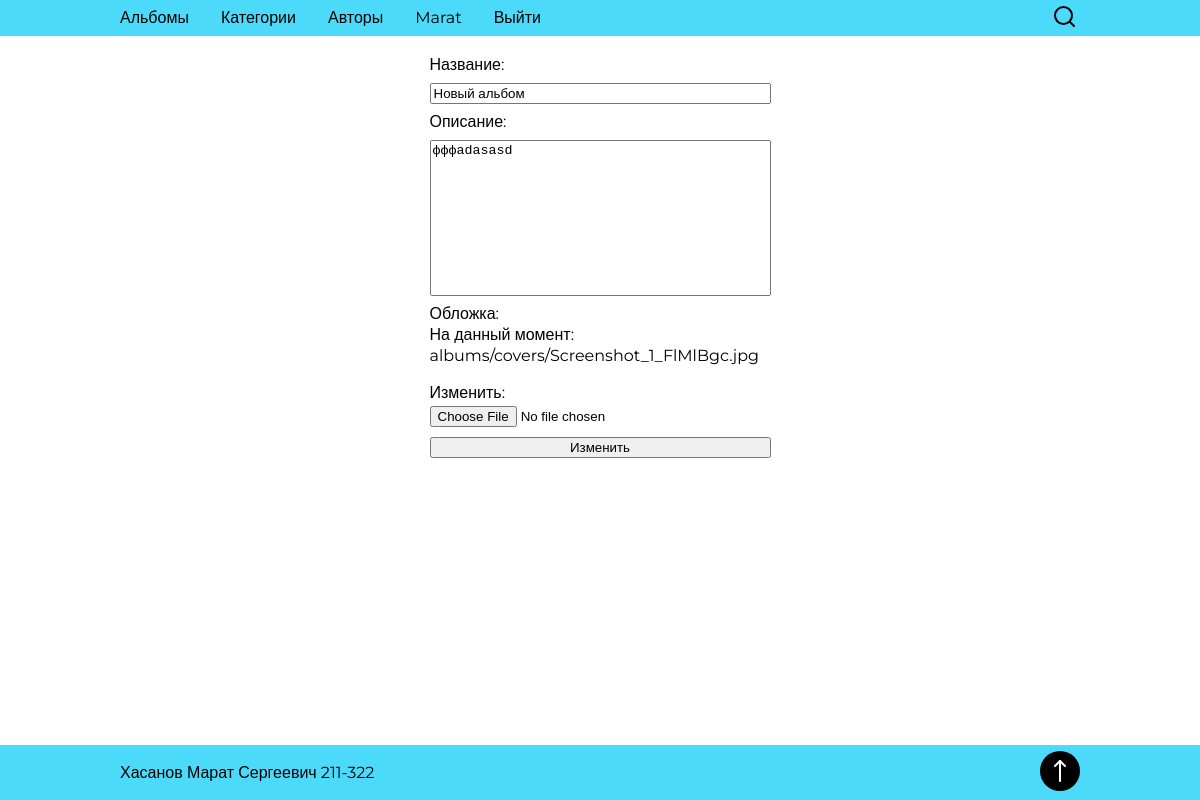
The app's page /albums/14/edit/ (signed in), older data.
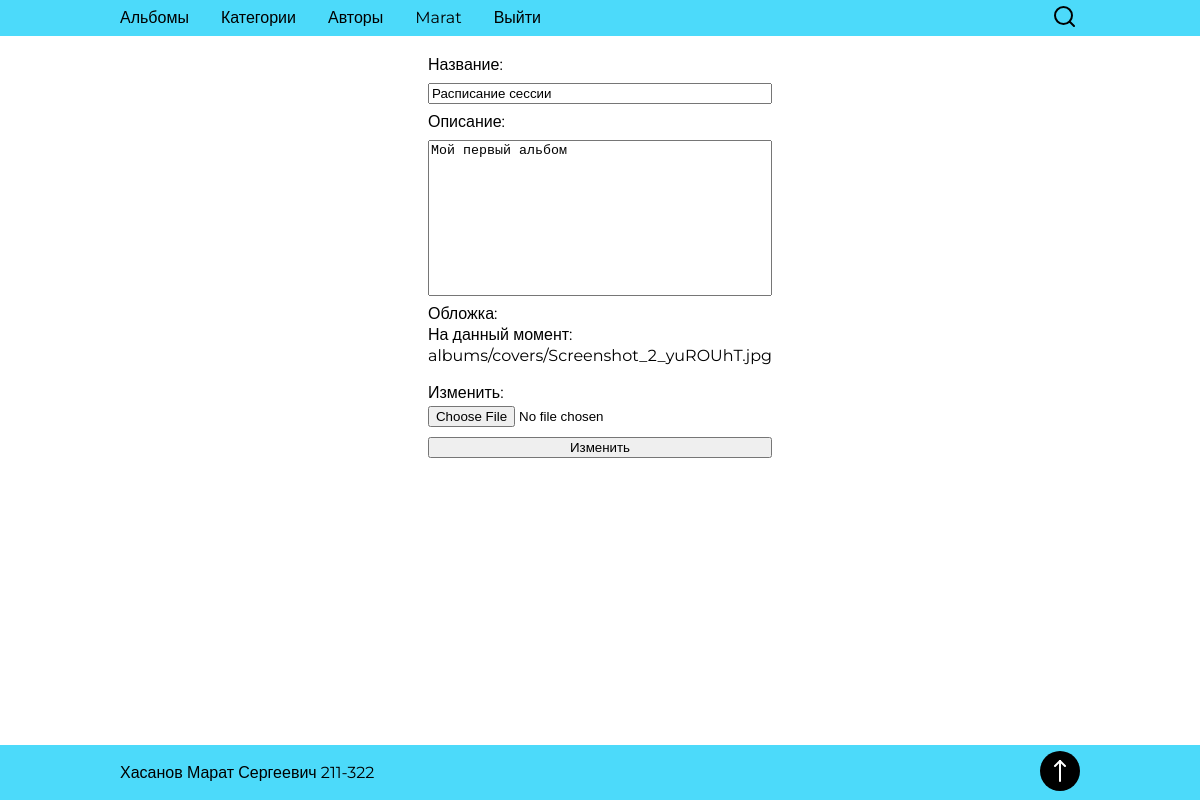
The same page, newer data.
### album/models.py (models this page shows, shortened)
class Album(models.Model):
    title = models.CharField(verbose_name="Название", max_length=255, default="Новый альбом")
    description = models.TextField(verbose_name="Описание", blank=True)
    created_at = models.DateField(verbose_name="Дата создания", auto_now_add=True)
    cover = models.ImageField(verbose_name="Обложка", upload_to="albums/covers", default="../static/images/placeholder.webp")
    picture = models.ManyToManyField(verbose_name="Изображения", to=Picture, blank=True)
    owner = models.ForeignKey(to=User, verbose_name="Владелец", on_delete=models.CASCADE)
    class Meta:
        verbose_name = "Альбом"
        verbose_name_plural = "Альбомы"

### album/views.py (the view)
# urls.py: path('<int:album_id>/edit/', views.edit, name='album_edit'),
@login_required
def edit(request, album_id):
    user = User.objects.get(id=request.user.id)
    album = get_object_or_404(Album, id=album_id, owner=user)
    if request.method == 'POST':
        form = AlbumEditForm(request.POST, request.FILES, instance=album)
        if form.is_valid():
            about = form.save(commit=False)
            about.owner = user
            about.save()
            context = {
                'album': album,
            }
            return HttpResponseRedirect(reverse('album', kwargs={'album_id': album.id}))
    else:
        form = AlbumEditForm(instance=album)
    context = {
        'form': form,
        'album': album,
        }
    return render(request, 'album/edit.html', context)

### album/forms.py
class AlbumEditForm(ModelForm):
    class Meta:
        model = Album
        fields = ["title", "description", "cover"]

### album/templates/album/edit.html (shortened to what this page needs)
{% extends 'base.html' %}
{% block content %}
  <form class="main__form form" action="" method="post" enctype="multipart/form-data">
    {{ form }}
    <button class="form__submit" type="submit">Изменить</button>
  </form>
{% endblock %}

Row changes from the older to the newer data that the page shows:
changed Album: title "Новый альбом" → "Расписание сессии"; description "фффadasasd" → "Мой первый альбом"
Text that changed along with them:
text no longer shown: "Название: Описание: Обложка: На данный момент: albums/covers/Screenshot_1_FlMlBgc.jpg Изменить:"
text now shown: "Название: Описание: Обложка: На данный момент: albums/covers/Screenshot_2_yuROUhT.jpg Изменить:"
